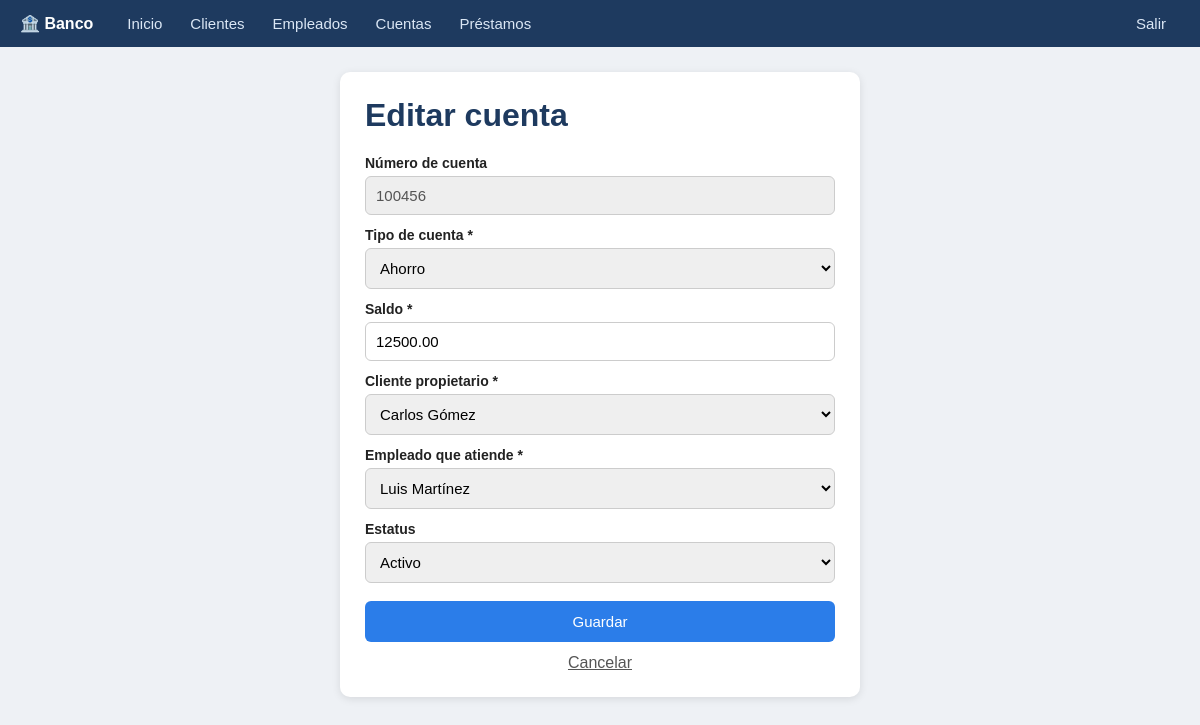
Screenshot of /form.php?t=cuenta&id=2 (signed in) with the database file from the repository.
### tables this page shows
CREATE TABLE cuenta (
    id_cuenta INT AUTO_INCREMENT PRIMARY KEY,
    estado VARCHAR(100),
    fecha_creacion_cuenta DATE,
    num_cuenta INT,
    tipo_cuenta VARCHAR(100),
    saldo DECIMAL(12,2) DEFAULT 0,
    id_cliente INT NOT NULL,
    id_empleado INT,
    estatus VARCHAR(20) DEFAULT 'ACTIVO',
    fecha_creacion DATETIME DEFAULT CURRENT_TIMESTAMP,
    fecha_modificacion DATETIME DEFAULT CURRENT_TIMESTAMP
        ON UPDATE CURRENT_TIMESTAMP,
    FOREIGN KEY (id_cliente)
        REFERENCES cliente(id_cliente),
    FOREIGN KEY (id_empleado)
        REFERENCES empleado(id_empleado)
);

### form.php (the view, shortened to what this page needs)
<?php
require 'config.php'; requiere_login();
$t = $_GET['t'] ?? ''; $e = entidad($t);
$id = (int)($_GET['id'] ?? 0);
$datos = [];
if ($id) {
    $st = $conexion->prepare("SELECT * FROM $t WHERE {$e['pk']} = ?");
    $st->bind_param('i', $id); $st->execute();
    $datos = $st->get_result()->fetch_assoc();
}
?>
<div class="tarjeta formu">
  <h1><?= $id ? 'Editar' : 'Registrar' ?> <?= h($e['singular']) ?></h1>
  <form method="POST" action="guardar.php">
    <?php if ($t === 'cuenta' && $id): ?>
      <label>Número de cuenta</label><input type="text" value="<?= h($datos['num_cuenta']) ?>" disabled>
    <?php endif; ?>
    <?php foreach ($e['campos'] as $n => $c):
        $valor = $datos[$n] ?? ($c['def'] ?? '');
        $req = !empty($c['req']) ? 'required' : ''; ?>
      <label><?= h($c['label']) ?><?= $req ? ' *' : '' ?></label>
      <?php if ($c['tipo'] === 'select'):
          $opts = isset($c['fk']) ? opciones_fk($c['fk']) : $c['opts']; ?>
        <select name="<?= $n ?>" <?= $req ?>>
          <?php foreach ($opts as $v => $txt): ?>
            <option value="<?= h($v) ?>" <?= ((string)$valor === (string)$v) ? 'selected' : '' ?>><?= h($txt) ?></option>
          <?php endforeach; ?>
        </select>
      <?php else:
          $type = ['dec' => 'number', 'int' => 'number'][$c['tipo']] ?? $c['tipo'];
          $step = $c['tipo'] === 'dec' ? "step='0.01'" : ($c['tipo'] === 'int' ? "step='1'" : '');
          $min  = isset($c['min']) ? "min='{$c['min']}'" : ''; ?>
        <input type="<?= $type ?>" name="<?= $n ?>" value="<?= h($valor) ?>" <?= "$step $min $req" ?>>
      <?php endif; ?>
    <?php endforeach; ?>
    <button type="submit">Guardar</button>
    <a class="cancelar" href="<?= (($_GET['volver'] ?? '') === 'prestamo') ? 'prestamo_form.php' : "lista.php?t=$t" ?>">Cancelar</a>
  </form>
</div>

### estilos.css (style rules this page uses)
* { box-sizing: border-box; }
body { margin: 0; background: #eef1f5; font-family: Arial, sans-serif; color: #222; }
h1 { color: #1e3a5f; margin-top: 0; }
.tarjeta { background: #fff; padding: 25px; border-radius: 10px; box-shadow: 0 2px 8px rgba(0,0,0,.1); }
.tarjeta.formu { max-width: 520px; margin: 0 auto; }
label { display: block; font-weight: bold; font-size: 14px; margin: 12px 0 5px; }
input, select { width: 100%; padding: 10px; border: 1px solid #ccc; border-radius: 6px; font-size: 15px; }
input:disabled { background: #eee; }
button, .btn { display: inline-block; background: #2b7de9; color: #fff; border: none; padding: 10px 16px; border-radius: 6px; font-size: 15px; cursor: pointer; text-decoration: none; }
form button[type=submit]:not(.chico) { width: 100%; margin-top: 18px; padding: 12px; }
.cancelar { display: block; text-align: center; margin-top: 12px; color: #555; }

### rows the page displays
cuenta: num_cuenta "100456", saldo "12500.00", id_cliente "Carlos Gómez", id_empleado "Luis Martínez", estatus "Activo"

### other values shown
$e['titulo'] "Clientes"
$e['titulo'] "Empleados"
$e['titulo'] "Cuentas"
$e['titulo'] "Préstamos"
$e['singular'] "cuenta"
$c['label'] "Tipo de cuenta"
$c['label'] "Saldo"
$c['label'] "Cliente propietario"
$c['label'] "Empleado que atiende"
$c['label'] "Estatus"
form field tipo_cuenta "Ahorro"
